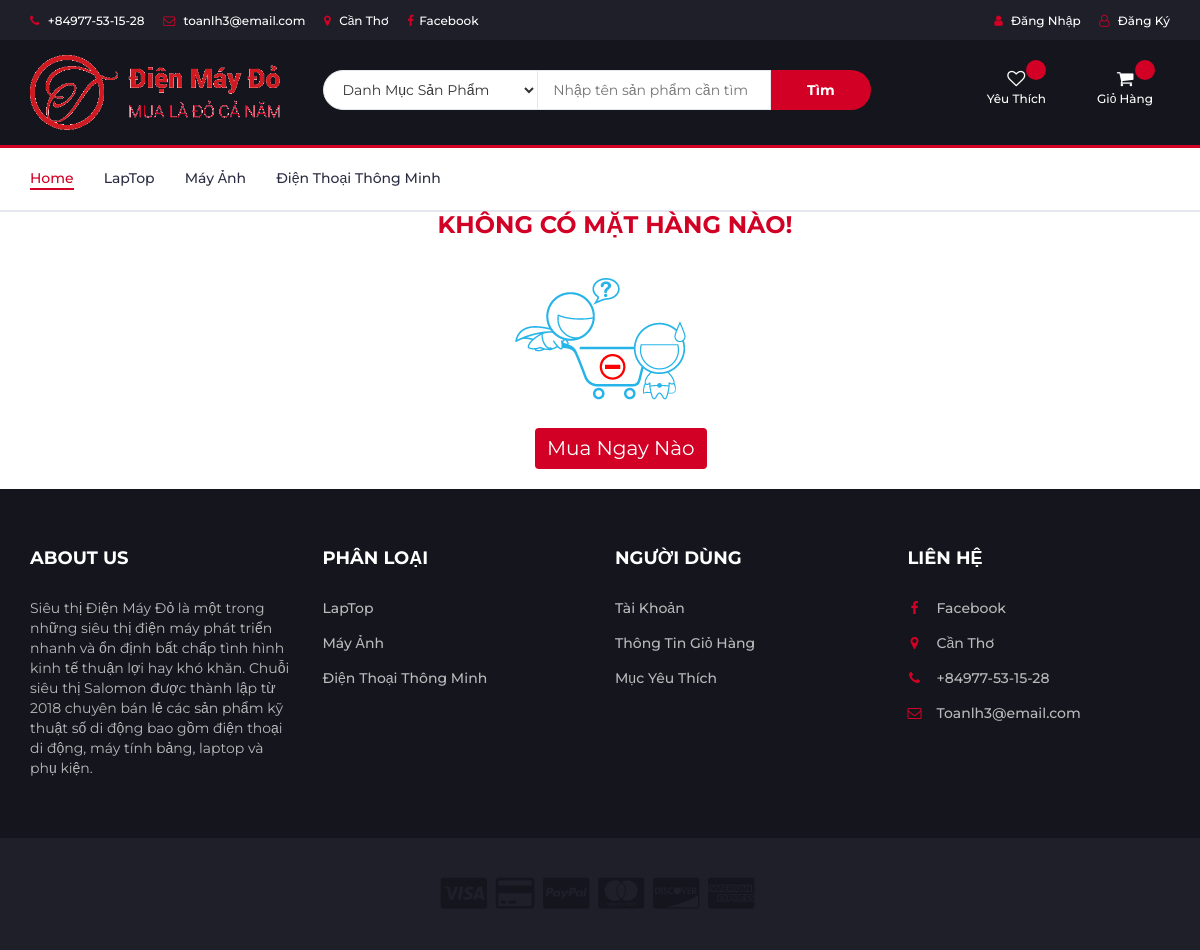
/?ID=Mucyeuthich, run on the app's committed database.
### tables this page shows
CREATE TABLE IF NOT EXISTS `loaisanpham` (
  `LSP_Ma` int(11) NOT NULL AUTO_INCREMENT,
  `LSP_Ten` varchar(45) DEFAULT NULL,
  `LSP_MoTa` varchar(500) DEFAULT NULL,
  PRIMARY KEY (`LSP_Ma`)
);

### index.php (the view, shortened to what this page needs)
<!DOCTYPE html>
<html lang="en">
<head>
	<link type="text/css" rel="stylesheet" href="css/bootstrap.min.css"/>
	<link rel='stylesheet' href='sweetalert-master/sweet-alert.css'>
	<link type="text/css" rel="stylesheet" href="css/slick.css"/>
	<link type="text/css" rel="stylesheet" href="css/slick-theme.css"/>
	<link type="text/css" rel="stylesheet" href="css/nouislider.min.css"/>
	<link rel="stylesheet" href="css/font-awesome.min.css">
	<link type="text/css" rel="stylesheet" href="css/toan.css"/>
	<link type="text/css" rel="stylesheet" href="css/style.css"/>
	</head>
	<body>
		<?php
		include_once('connect.php');
		?>
		<header>
			<div id="top-header">
				<div class="container">
					<ul class="header-links pull-left">
						<li><a href="#"><i class="fa fa-phone"></i> +84977-53-15-28</a></li>
						<li><a href="#"><i class="fa fa-envelope-o"></i> toanlh3@email.com</a></li>
						<li><a href="#"><i class="fa fa-map-marker"></i> Cần Thơ</a></li>
						<li><a href="https://www.facebook.com/ongthanhtoan"><i class="fa fa-facebook"></i>Facebook</a></li>
					</ul>
					<ul class="header-links pull-right">
						<?php
						if(isset($_SESSION['TaiKhoan']) && $_SESSION['QuanTri'] == 0)
						{
							?>
							<li><a href="?ID=profile&ma=<?php echo $_SESSION['TaiKhoan']; ?>"><i class="fa fa-user"></i> <?php echo "Chào: ".$_SESSION['TaiKhoan'] ; ?></a></li>
							<li><a href="?ID=dangxuat"><i class="fa fa-user-o"></i> Đăng Xuất</a></li>
							<?php
						}
						else
						{
							?>
							<li><a href="?ID=dangnhap"><i class="fa fa-user"></i> Đăng Nhập</a></li>
							<li><a href="?ID=dangky"><i class="fa fa-user-o"></i> Đăng Ký</a></li>
						</ul>
						<?php
					}
					?>
				</div>
			</div>
			<div id="header">
				<div class="container">
					<div class="row">
						<div class="col-md-3">
							<div class="header-logo">
								<a href="index.php" class="logo">
									<img src="./img/logo.png" alt="">
								</a>
							</div>
						</div>
						<div class="col-md-6">
							<div class="header-search">
								<form method="post" action="?ID=Timkiem">
									<select name="slLoaiSP" id="slLoaiSP" class="input-select">
										<option value='0'>Danh Mục Sản Phẩm</option>
									</select>
									<input name="txtSearch" id="txtSearch" class="input" placeholder="Nhập tên sản phẩm cần tìm">
									<input type="button" name="btnSearch" class="search-btn" value="Tìm" onclick="TimKiem();"/>
								</form>
							</div>
						</div>
						<div class="col-md-3 clearfix">
							<div class="header-ctn">
								<div class="dropdown">
									<a class="dropdown-toggle" data-toggle="dropdown" aria-expanded="true">
										<i class="fa fa-heart-o"></i>
										<span>Yêu Thích</span>
										<div class="qty"><?php if(isset($_SESSION['YeuThich']) && count($_SESSION['YeuThich']) > 0) echo count($_SESSION['YeuThich']); else echo ''; ?></div>
									</a>
								</div>
								<div class="dropdown">
									<a class="dropdown-toggle" data-toggle="dropdown" aria-expanded="true">
										<i class="fa fa-shopping-cart"></i>
										<span>Giỏ Hàng</span>
										<div class="qty"><?php if(isset($_SESSION['GioHang']) && count($_SESSION['GioHang']) > 0) echo count($_SESSION['GioHang']); else echo ''; ?></div>
									</a>
								</div>
							</div>
						</div>
					</div>
				</div>
			</div>
		</header>
		<nav id="navigation">
			<div class="container">
				<div id="responsive-nav">
					<ul class="main-nav nav navbar-nav">
						<li class="active"><a href="index.php">Home</a></li>
						<?php
						$Menu = mysqli_query($Connect,"SELECT LSP_Ten,LSP_Ma FROM loaisanpham");
						while ($RowMenu = mysqli_fetch_array($Menu))
						{
							?>
							<li><a href="?ID=<?php if($RowMenu['LSP_Ma'] == 1){ echo 'Laptop'; } else if($RowMenu['LSP_Ma'] == 2){ echo 'Mayanh'; } else echo 'Dienthoai'; ?>"><?php echo $RowMenu['LSP_Ten']; ?></a></li>
							<?php
						}
						?>
					</ul>
				</div>
			</div>
		</nav>
		<div class="container">
			<?php
			if(isset($_GET['ID']))
			{
				$ID = $_GET['ID'];
				if($ID == 'Thanhtoan')
				{
					include_once('thanhtoan.php');
				}
				else if($ID == 'Timkiem')
				{
					include_once('timkiem_2.php');
				}
				else if($ID == 'profile')
				{
					if(!isset($_SESSION['TaiKhoan'])){
						echo "<script language='javascript'>window.location='index.php';</script>";
					}
					else
						include_once('quantri/myprofile.php');
				}
				else if($ID == 'Mucyeuthich')
				{
					include_once('mucyeuthich.php');
				}
			}
			else
			{
				include_once('noidungtrangchu.php');
			}
			?>
		</div>
		<footer id="footer">
			<div class="section">
				<div class="container">
					<div class="row">
						<div class="col-md-3 col-xs-6">
							<div class="footer">
								<h3 class="footer-title">About Us</h3>
								<p>Siêu thị Điện Máy Đỏ là một trong những siêu thị điện máy phát triển nhanh và ổn định bất chấp tình hình kinh tế thuận lợi hay khó khăn. Chuỗi siêu thị Salomon được thành lập từ 2018 chuyên bán lẻ các sản phẩm kỹ thuật số di động bao gồm điện thoại di động, máy tính bảng, laptop và phụ kiện.</p>
							</div>
						</div>
						<div class="col-md-3 col-xs-6">
							<div class="footer">
								<h3 class="footer-title">PHÂN LOẠI</h3>
								<ul class="footer-links">
									<?php
									$SelectLSP = mysqli_query($Connect,"SELECT * FROM loaisanpham");
									while ($RowSelectLSP = mysqli_fetch_array($SelectLSP))
									{
										?>
										<li><a href="?ID=<?php if($RowSelectLSP['LSP_Ma'] == 1)
										{
											echo "Laptop";
										}
										else if($RowSelectLSP['LSP_Ma'] == 2)
										{
											echo "Mayanh";
										}
										else
										{
											echo "Dienthoai";
										}  ?>"><?php echo $RowSelectLSP['LSP_Ten']; ?></a></li>
										<?php
									}
									?>
								</ul>
							</div>
						</div>
						<div class="col-md-3 col-xs-6">
							<div class="footer">
								<h3 class="footer-title">NGƯỜI DÙNG</h3>
								<ul class="footer-links">
									<li><a href="?ID=profile&ma=<?php echo $_SESSION['TaiKhoan']; ?>">Tài Khoản</a></li>
									<li><a href="?ID=Giohang">Thông Tin Giỏ Hàng</a></li>
									<li><a href="?ID=Mucyeuthich">Mục Yêu Thích</a></li>
								</ul>
							</div>
						</div>
						<div class="col-md-3 col-xs-6">
							<div class="footer">
								<h3 class="footer-title">LIÊN HỆ</h3>
								<ul class="footer-links">
									<li><a href="https://www.facebook.com/ongthanhtoan"><i class="fa fa-facebook"></i>Facebook</a></li>
									<li><a href="#"><i class="fa fa-map-marker"></i>Cần Thơ</a></li>
									<li><a href="#"><i class="fa fa-phone"></i>+84977-53-15-28</a></li>
									<li><a href="#"><i class="fa fa-envelope-o"></i>Toanlh3@email.com</a></li>
								</ul>
							</div>
						</div>
					</div>
				</div>
			</div>
			<div id="bottom-footer" class="section">
				<div class="container">
					<div class="row">
						<div class="col-md-12 text-center">
							<ul class="footer-payments">
								<li><a href="#"><i class="fa fa-cc-visa"></i></a></li>
								<li><a href="#"><i class="fa fa-credit-card"></i></a></li>
								<li><a href="#"><i class="fa fa-cc-paypal"></i></a></li>
								<li><a href="#"><i class="fa fa-cc-mastercard"></i></a></li>
								<li><a href="#"><i class="fa fa-cc-discover"></i></a></li>
								<li><a href="#"><i class="fa fa-cc-amex"></i></a></li>
							</ul>
						</div>
					</div>
				</div>
			</div>
		</footer>
	</body>
	</html>

### css/toan.css (style rules this page uses)
* { padding: 0; }
.header-search form .input { width: calc(89% - 260px); margin-right: -4px; }
.header-search form .search-btn { height: 41px; }

### css/style.css (style rules this page uses)
h1, h2, h3, h4, h5, h6 { color: #2B2D42; font-weight: 700; margin: 0 0 10px; }
a { color: #2B2D42; font-weight: 500; -webkit-transition: 0.2s color; transition: 0.2s color; }
ul, ol { margin: 0; padding: 0; list-style: none }
.input { height: 40px; padding: 0px 15px; border: 1px solid #E4E7ED; background-color: #FFF; width: 100%; }
.input-select { padding: 0px 15px; background: #FFF; border: 1px solid #E4E7ED; height: 40px; }
.section { padding-top: 30px; padding-bottom: 30px; }
#top-header { padding-top: 10px; padding-bottom: 10px; background-color: #1E1F29; }
.header-links li { display: inline-block; margin-right: 15px; font-size: 12px; }
.header-links li:last-child { margin-right: 0px; }
.header-links li a { color: #FFF; }
.header-links li i { color: #D10024; margin-right: 5px; }
#header { padding-top: 15px; padding-bottom: 15px; background-color: #15161D; }
.header-logo { float: left; }
.header-logo .logo img { display: block; width: 250px; }
.header-search { padding: 15px 0px; }
.header-search form { position: relative; }
.header-search form .input-select { margin-right: -4px; border-radius: 40px 0px 0px 40px; }
.header-search form .input { width: calc(89% - 260px); margin-right: -4px; }
.header-search form .search-btn { height: 40px; width: 100px; background: #D10024; color: #FFF; font-weight: 700; border: none; border-radius: 0px 40px 40px 0px; }
.header-ctn { float: right; padding: 15px 0px; }
.header-ctn>div { display: inline-block; }
.header-ctn>div+div { margin-left: 15px; }
.header-ctn>div>a { display: block; position: relative; width: 90px; text-align: center; color: #FFF; }
.header-ctn>div>a>i { display: block; font-size: 18px; }
.header-ctn>div>a>span { font-size: 12px; }
.header-ctn>div>a>.qty { position: absolute; right: 15px; top: -10px; width: 20px; height: 20px; line-height: 20px; text-align: center; border-radius: 50%; font-size: 10px; color: #FFF; background-color: #D10024; }
#navigation { background: #FFF; border-bottom: 2px solid #E4E7ED; border-top: 3px solid #D10024; }
.main-nav>li+li { margin-left: 30px }
.main-nav>li>a { padding: 20px 0px; }
.main-nav>li>a:hover, .main-nav>li>a:focus, .main-nav>li.active>a { color: #D10024; background-color: transparent; }
.main-nav>li>a:after { content: ""; display: block; width: 0%; height: 2px; background-color: #D10024; -webkit-transition: 0.2s all; transition: 0.2s all; }
.main-nav>li>a:hover:after, .main-nav>li>a:focus:after, .main-nav>li.active>a:after { width: 100%; }
#footer { background: #15161D; color: #B9BABC; }
#bottom-footer { background: #1E1F29; }
.footer { margin: 30px 0px; }
.footer .footer-title { color: #FFF; text-transform: uppercase; font-size: 18px; margin: 0px 0px 30px; }
.footer-links li+li { margin-top: 15px; }
.footer-links li a { color: #B9BABC; }
.footer-links li i { margin-right: 15px; color: #D10024; width: 14px; text-align: center; }
.footer-payments li { display: inline-block; margin-right: 5px; }
.footer-payments li a { color: #15161D; font-size: 36px; display: block; }

### data on the page
loaisanpham: LSP_Ten "LapTop"
loaisanpham: LSP_Ten "Máy Ảnh"
loaisanpham: LSP_Ten "Điện Thoại Thông Minh"
